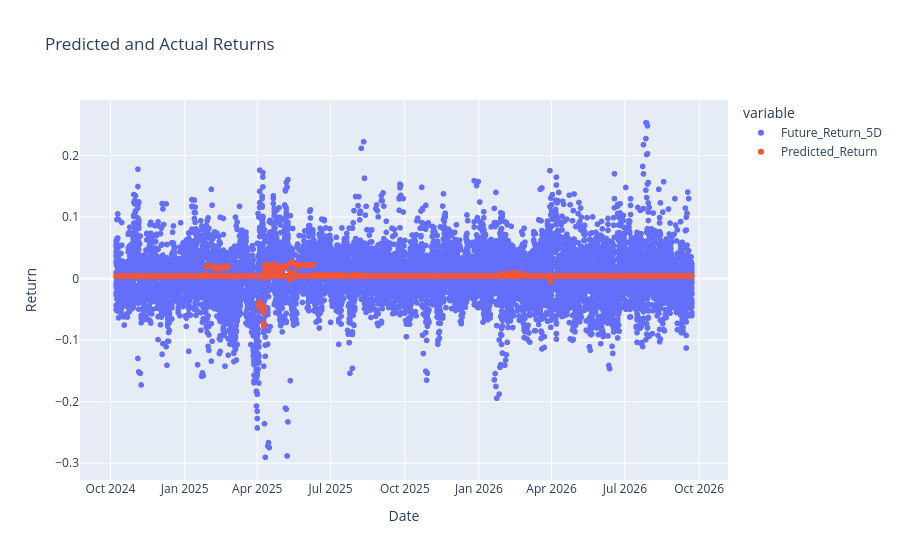

Source (notebook cell):
### Code cell
fig = px.scatter(predictions_df, x="Date", y=["Future_Return_5D", "Predicted_Return"], title="Predicted and Actual Returns")
fig.update_layout(yaxis_title="Return")
fig.show()

### Figure 1 — Plotly figure (JSON) as saved in the notebook; plotly's stock layout.template omitted (floating-point values rounded to 4 significant figures; data arrays with more than 128 entries replaced by an {"elided": "..."} marker saying what was removed)
{"data": [{"hovertemplate": "variable=Future_Return_5D<br>Date=%{x}<br>value=%{y}<extra></extra>", "legendgroup": "Future_Return_5D", "marker": {"color": "#636efa", "symbol": "circle"}, "mode": "markers", "name": "Future_Return_5D", "showlegend": true, "type": "scattergl", "x": {"elided": "12250 str values"}, "xaxis": "x", "y": {"elided": "12250 float values"}, "yaxis": "y"}, {"hovertemplate": "variable=Predicted_Return<br>Date=%{x}<br>value=%{y}<extra></extra>", "legendgroup": "Predicted_Return", "marker": {"color": "#EF553B", "symbol": "circle"}, "mode": "markers", "name": "Predicted_Return", "showlegend": true, "type": "scattergl", "x": {"elided": "12250 str values"}, "xaxis": "x", "y": {"elided": "12250 float values"}, "yaxis": "y"}], "layout": {"legend": {"title": {"text": "variable"}, "tracegroupgap": 0}, "title": {"text": "Predicted and Actual Returns"}, "xaxis": {"anchor": "y", "domain": [0, 1], "title": {"text": "Date"}}, "yaxis": {"anchor": "x", "domain": [0, 1], "title": {"text": "Return"}}}}
